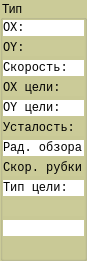
  <widget class="QGroupBox" name="info_human_type">
   <property name="geometry">
    <rect>
     <x>1130</x>
     <y>440</y>
     <width>87</width>
     <height>261</height>
    </rect>
   </property>
   <property name="palette">
    <palette>
     <active>
      <colorrole role="WindowText">
       <brush brushstyle="SolidPattern">
        <color alpha="255">
         <red>0</red>
         <green>0</green>
         <blue>0</blue>
        </color>
       </brush>
      </colorrole>
      <colorrole role="Button">
       <brush brushstyle="SolidPattern">
        <color alpha="255">
         <red>203</red>
         <green>203</green>
         <blue>152</blue>
        </color>
       </brush>
      </colorrole>
      <colorrole role="Light">
       <brush brushstyle="SolidPattern">
        <color alpha="255">
         <red>255</red>
         <green>255</green>
         <blue>254</blue>
        </color>
       </brush>
      </colorrole>
      <colorrole role="Midlight">
       <brush brushstyle="SolidPattern">
        <color alpha="255">
         <red>255</red>
         <green>255</green>
         <blue>190</blue>
        </color>
       </brush>
      </colorrole>
      <colorrole role="Dark">
       <brush brushstyle="SolidPattern">
        <color alpha="255">
         <red>127</red>
         <green>127</green>
         <blue>63</blue>
        </color>
       </brush>
      </colorrole>
      <colorrole role="Mid">
       <brush brushstyle="SolidPattern">
        <color alpha="255">
         <red>170</red>
         <green>170</green>
         <blue>85</blue>
        </color>
       </brush>
      </colorrole>
      <colorrole role="Text">
       <brush brushstyle="SolidPattern">
        <color alpha="255">
         <red>0</red>
         <green>0</green>
         <blue>0</blue>
        </color>
       </brush>
      </colorrole>
      <colorrole role="BrightText">
       <brush brushstyle="SolidPattern">
        <color alpha="255">
         <red>255</red>
         <green>255</green>
         <blue>255</blue>
        </color>
       </brush>
      </colorrole>
      <colorrole role="ButtonText">
       <brush brushstyle="SolidPattern">
        <color alpha="255">
         <red>0</red>
         <green>0</green>
         <blue>0</blue>
        </color>
       </brush>
      </colorrole>
      <colorrole role="Base">
       <brush brushstyle="SolidPattern">
        <color alpha="255">
         <red>203</red>
         <green>203</green>
         <blue>152</blue>
        </color>
       </brush>
      </colorrole>
      <colorrole role="Window">
       <brush brushstyle="SolidPattern">
        <color alpha="255">
         <red>203</red>
         <green>203</green>
         <blue>152</blue>
        </color>
       </brush>
      </colorrole>
      <colorrole role="Shadow">
       <brush brushstyle="SolidPattern">
        <color alpha="255">
         <red>0</red>
         <green>0</green>
         <blue>0</blue>
        </color>
       </brush>
      </colorrole>
      <colorrole role="AlternateBase">
       <brush brushstyle="SolidPattern">
        <color alpha="255">
         <red>255</red>
         <green>255</green>
         <blue>191</blue>
        </color>
       </brush>
      </colorrole>
      <colorrole role="ToolTipBase">
       <brush brushstyle="SolidPattern">
        <color alpha="255">
         <red>255</red>
         <green>255</green>
         <blue>220</blue>
        </color>
       </brush>
      </colorrole>
      <colorrole role="ToolTipText">
       <brush brushstyle="SolidPattern">
        <color alpha="255">
         <red>0</red>
         <green>0</green>
         <blue>0</blue>
        </color>
       </brush>
      </colorrole>
      <colorrole role="PlaceholderText">
       <brush brushstyle="SolidPattern">
        <color alpha="128">
         <red>0</red>
         <green>0</green>
         <blue>0</blue>
        </color>
       </brush>
      </colorrole>
     </active>
     <inactive>
      <colorrole role="WindowText">
       <brush brushstyle="SolidPattern">
        <color alpha="255">
         <red>0</red>
         <green>0</green>
         <blue>0</blue>
        </color>
       </brush>
      </colorrole>
      <colorrole role="Button">
       <brush brushstyle="SolidPattern">
        <color alpha="255">
         <red>203</red>
         <green>203</green>
         <blue>152</blue>
        </color>
       </brush>
      </colorrole>
      <colorrole role="Light">
       <brush brushstyle="SolidPattern">
        <color alpha="255">
         <red>255</red>
         <green>255</green>
         <blue>254</blue>
        </color>
       </brush>
      </colorrole>
      <colorrole role="Midlight">
       <brush brushstyle="SolidPattern">
        <color alpha="255">
         <red>255</red>
         <green>255</green>
         <blue>190</blue>
        </color>
       </brush>
      </colorrole>
      <colorrole role="Dark">
       <brush brushstyle="SolidPattern">
        <color alpha="255">
         <red>127</red>
         <green>127</green>
         <blue>63</blue>
        </color>
       </brush>
      </colorrole>
      <colorrole role="Mid">
       <brush brushstyle="SolidPattern">
        <color alpha="255">
         <red>170</red>
         <green>170</green>
         <blue>85</blue>
        </color>
       </brush>
      </colorrole>
      <colorrole role="Text">
       <brush brushstyle="SolidPattern">
        <color alpha="255">
         <red>0</red>
         <green>0</green>
         <blue>0</blue>
        </color>
       </brush>
      </colorrole>
      <colorrole role="BrightText">
       <brush brushstyle="SolidPattern">
        <color alpha="255">
         <red>255</red>
         <green>255</green>
         <blue>255</blue>
        </color>
       </brush>
      </colorrole>
      <colorrole role="ButtonText">
       <brush brushstyle="SolidPattern">
        <color alpha="255">
         <red>0</red>
         <green>0</green>
         <blue>0</blue>
        </color>
       </brush>
      </colorrole>
      <colorrole role="Base">
       <brush brushstyle="SolidPattern">
        <color alpha="255">
         <red>203</red>
         <green>203</green>
         <blue>152</blue>
        </color>
       </brush>
      </colorrole>
      <colorrole role="Window">
       <brush brushstyle="SolidPattern">
        <color alpha="255">
         <red>203</red>
         <green>203</green>
         <blue>152</blue>
        </color>
       </brush>
      </colorrole>
      <colorrole role="Shadow">
       <brush brushstyle="SolidPattern">
        <color alpha="255">
         <red>0</red>
         <green>0</green>
         <blue>0</blue>
        </color>
       </brush>
      </colorrole>
      <colorrole role="AlternateBase">
       <brush brushstyle="SolidPattern">
        <color alpha="255">
         <red>255</red>
         <green>255</green>
         <blue>191</blue>
        </color>
       </brush>
      </colorrole>
      <colorrole role="ToolTipBase">
       <brush brushstyle="SolidPattern">
        <color alpha="255">
         <red>255</red>
         <green>255</green>
         <blue>220</blue>
        </color>
       </brush>
      </colorrole>
      <colorrole role="ToolTipText">
       <brush brushstyle="SolidPattern">
        <color alpha="255">
         <red>0</red>
         <green>0</green>
         <blue>0</blue>
        </color>
       </brush>
      </colorrole>
      <colorrole role="PlaceholderText">
       <brush brushstyle="SolidPattern">
        <color alpha="128">
         <red>0</red>
         <green>0</green>
         <blue>0</blue>
        </color>
       </brush>
      </colorrole>
     </inactive>
     <disabled>
      <colorrole role="WindowText">
       <brush brushstyle="SolidPattern">
        <color alpha="255">
         <red>127</red>
         <green>127</green>
         <blue>63</blue>
        </color>
       </brush>
      </colorrole>
      <colorrole role="Button">
       <brush brushstyle="SolidPattern">
        <color alpha="255">
         <red>203</red>
         <green>203</green>
         <blue>152</blue>
        </color>
       </brush>
      </colorrole>
      <colorrole role="Light">
       <brush brushstyle="SolidPattern">
        <color alpha="255">
         <red>255</red>
         <green>255</green>
         <blue>254</blue>
        </color>
       </brush>
      </colorrole>
      <colorrole role="Midlight">
       <brush brushstyle="SolidPattern">
        <color alpha="255">
         <red>255</red>
         <green>255</green>
         <blue>190</blue>
        </color>
       </brush>
      </colorrole>
      <colorrole role="Dark">
       <brush brushstyle="SolidPattern">
        <color alpha="255">
         <red>127</red>
         <green>127</green>
         <blue>63</blue>
        </color>
       </brush>
      </colorrole>
      <colorrole role="Mid">
       <brush brushstyle="SolidPattern">
        <color alpha="255">
         <red>170</red>
         <green>170</green>
         <blue>85</blue>
        </color>
       </brush>
      </colorrole>
      <colorrole role="Text">
       <brush brushstyle="SolidPattern">
        <color alpha="255">
         <red>127</red>
         <green>127</green>
         <blue>63</blue>
        </color>
       </brush>
      </colorrole>
      <colorrole role="BrightText">
       <brush brushstyle="SolidPattern">
        <color alpha="255">
         <red>255</red>
         <green>255</green>
         <blue>255</blue>
        </color>
       </brush>
      </colorrole>
      <colorrole role="ButtonText">
       <brush brushstyle="SolidPattern">
        <color alpha="255">
         <red>127</red>
         <green>127</green>
         <blue>63</blue>
        </color>
       </brush>
      </colorrole>
      <colorrole role="Base">
       <brush brushstyle="SolidPattern">
        <color alpha="255">
         <red>203</red>
         <green>203</green>
         <blue>152</blue>
        </color>
       </brush>
      </colorrole>
      <colorrole role="Window">
       <brush brushstyle="SolidPattern">
        <color alpha="255">
         <red>203</red>
         <green>203</green>
         <blue>152</blue>
        </color>
       </brush>
      </colorrole>
      <colorrole role="Shadow">
       <brush brushstyle="SolidPattern">
        <color alpha="255">
         <red>0</red>
         <green>0</green>
         <blue>0</blue>
        </color>
       </brush>
      </colorrole>
      <colorrole role="AlternateBase">
       <brush brushstyle="SolidPattern">
        <color alpha="255">
         <red>255</red>
         <green>255</green>
         <blue>127</blue>
        </color>
       </brush>
      </colorrole>
      <colorrole role="ToolTipBase">
       <brush brushstyle="SolidPattern">
        <color alpha="255">
         <red>255</red>
         <green>255</green>
         <blue>220</blue>
        </color>
       </brush>
      </colorrole>
      <colorrole role="ToolTipText">
       <brush brushstyle="SolidPattern">
        <color alpha="255">
         <red>0</red>
         <green>0</green>
         <blue>0</blue>
        </color>
       </brush>
      </colorrole>
      <colorrole role="PlaceholderText">
       <brush brushstyle="SolidPattern">
        <color alpha="128">
         <red>0</red>
         <green>0</green>
         <blue>0</blue>
        </color>
       </brush>
      </colorrole>
     </disabled>
    </palette>
   </property>
   <property name="styleSheet">
    <string notr="true">background-color: rgb(203, 203, 152);</string>
   </property>
   <property name="title">
    <string>Тип</string>
   </property>
   <property name="flat">
    <bool>false</bool>
   </property>
   <widget class="QLabel" name="infoh_3">
    <property name="geometry">
     <rect>
      <x>3</x>
      <y>60</y>
      <width>81</width>
      <height>16</height>
     </rect>
    </property>
    <property name="font">
     <font>
      <family>Consolas</family>
     </font>
    </property>
    <property name="styleSheet">
     <string notr="true">background-color: rgb(255, 255, 255);</string>
    </property>
    <property name="text">
     <string>Скорость: </string>
    </property>
   </widget>
   <widget class="QLabel" name="infoh_4">
    <property name="geometry">
     <rect>
      <x>3</x>
      <y>80</y>
      <width>81</width>
      <height>16</height>
     </rect>
    </property>
    <property name="font">
     <font>
      <family>Consolas</family>
     </font>
    </property>
    <property name="styleSheet">
     <string notr="true"/>
    </property>
    <property name="text">
     <string>OX цели: </string>
    </property>
   </widget>
   <widget class="QLabel" name="infoh_5">
    <property name="geometry">
     <rect>
      <x>3</x>
      <y>100</y>
      <width>81</width>
      <height>16</height>
     </rect>
    </property>
    <property name="font">
     <font>
      <family>Consolas</family>
     </font>
    </property>
    <property name="styleSheet">
     <string notr="true">background-color: rgb(255, 255, 255);</string>
    </property>
    <property name="text">
     <string>OY цели: </string>
    </property>
   </widget>
   <widget class="QLabel" name="infoh_6">
    <property name="geometry">
     <rect>
      <x>3</x>
      <y>120</y>
      <width>81</width>
      <height>16</height>
     </rect>
    </property>
    <property name="font">
     <font>
      <family>Consolas</family>
     </font>
    </property>
    <property name="styleSheet">
     <string notr="true"/>
    </property>
    <property name="text">
     <string>Усталость: </string>
    </property>
   </widget>
   <widget class="QLabel" name="infoh_8">
    <property name="geometry">
     <rect>
      <x>3</x>
      <y>160</y>
      <width>81</width>
      <height>16</height>
     </rect>
    </property>
    <property name="font">
     <font>
      <family>Consolas</family>
     </font>
    </property>
    <property name="styleSheet">
     <string notr="true"/>
    </property>
    <property name="text">
     <string>Скор. рубки:</string>
    </property>
   </widget>
   <widget class="QLabel" name="infoh_9">
    <property name="geometry">
     <rect>
      <x>3</x>
      <y>180</y>
      <width>81</width>
      <height>16</height>
     </rect>
    </property>
    <property name="font">
     <font>
      <family>Consolas</family>
     </font>
    </property>
    <property name="styleSheet">
     <string notr="true">background-color: rgb(255, 255, 255);</string>
    </property>
    <property name="text">
     <string>Тип цели:</string>
    </property>
   </widget>
   <widget class="QLabel" name="infoh_10">
    <property name="geometry">
     <rect>
      <x>3</x>
      <y>200</y>
      <width>81</width>
      <height>16</height>
     </rect>
    </property>
    <property name="font">
     <font>
      <family>Consolas</family>
     </font>
    </property>
    <property name="styleSheet">
     <string notr="true"/>
    </property>
    <property name="text">
     <string/>
    </property>
   </widget>
   <widget class="QLabel" name="infoh_11">
    <property name="geometry">
     <rect>
      <x>3</x>
      <y>220</y>
      <width>81</width>
      <height>16</height>
     </rect>
    </property>
    <property name="font">
     <font>
      <family>Consolas</family>
     </font>
    </property>
    <property name="styleSheet">
     <string notr="true">background-color: rgb(255, 255, 255);</string>
    </property>
    <property name="text">
     <string/>
    </property>
   </widget>
   <widget class="QLabel" name="infoh_7">
    <property name="geometry">
     <rect>
      <x>3</x>
      <y>140</y>
      <width>81</width>
      <height>16</height>
     </rect>
    </property>
    <property name="font">
     <font>
      <family>Consolas</family>
     </font>
    </property>
    <property name="styleSheet">
     <string notr="true">background-color: rgb(255, 255, 255);</string>
    </property>
    <property name="text">
     <string>Рад. обзора: </string>
    </property>
   </widget>
   <widget class="QLabel" name="infoh_2">
    <property name="geometry">
     <rect>
      <x>3</x>
      <y>40</y>
      <width>81</width>
      <height>16</height>
     </rect>
    </property>
    <property name="font">
     <font>
      <family>Consolas</family>
     </font>
    </property>
    <property name="styleSheet">
     <string notr="true"/>
    </property>
    <property name="text">
     <string>OY: </string>
    </property>
   </widget>
   <widget class="QLabel" name="infoh_1">
    <property name="geometry">
     <rect>
      <x>3</x>
      <y>20</y>
      <width>81</width>
      <height>16</height>
     </rect>
    </property>
    <property name="font">
     <font>
      <family>Consolas</family>
     </font>
    </property>
    <property name="styleSheet">
     <string notr="true">background-color: rgb(255, 255, 255);</string>
    </property>
    <property name="text">
     <string>OX: </string>
    </property>
   </widget>
  </widget>
